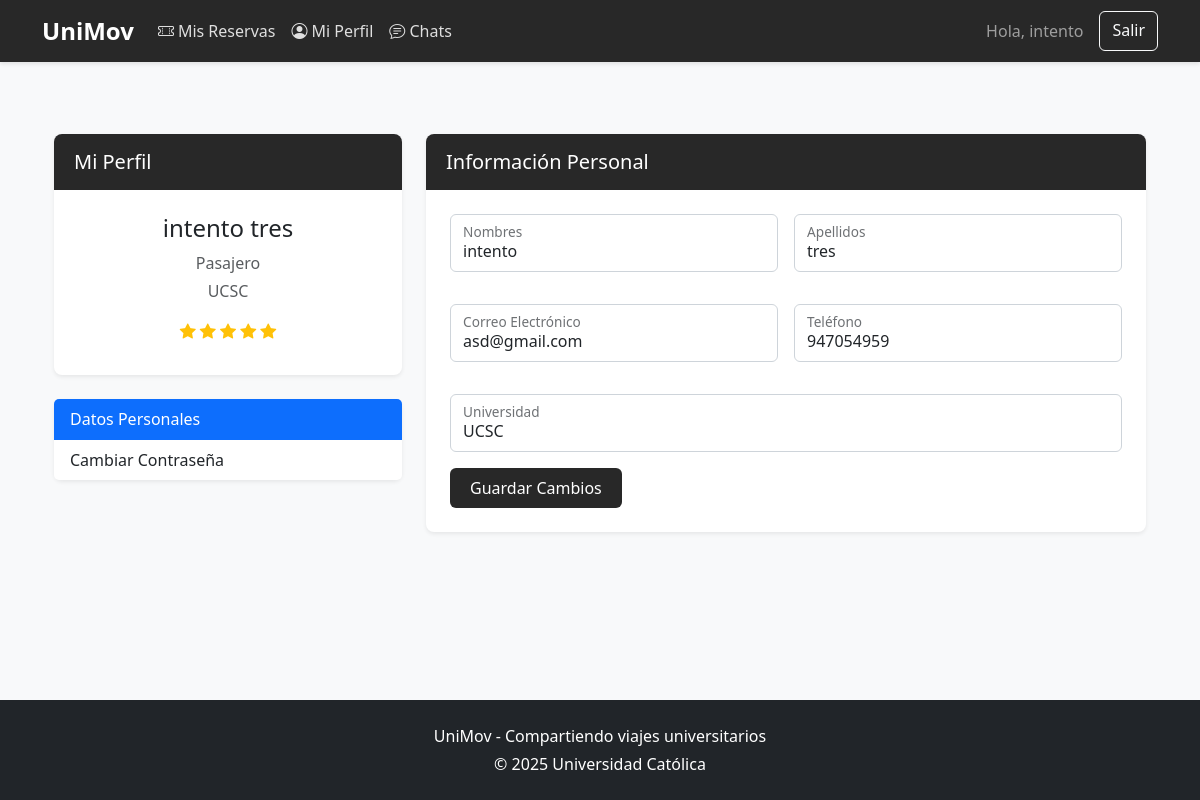
Screenshot of /perfil/ (signed in) with the database file from the repository.
### core/models.py (models this page shows, shortened)
class Usuario(AbstractUser):
    TIPO_USUARIO_CHOICES = [
        ('conductor', 'Conductor'),
        ('pasajero', 'Pasajero'),
    ]
    tipo_usuario = models.CharField(max_length=10, choices=TIPO_USUARIO_CHOICES, default='pasajero')
    run = models.CharField(max_length=12)
    telefono = models.CharField(max_length=15, blank=True, null=True)
    universidad = models.CharField(max_length=100, blank=True, null=True)
    calificacion = models.FloatField(
        validators=[MinValueValidator(0.0), MaxValueValidator(5.0)],
        default=5.0
    )
    aprobado = models.BooleanField(default=False, verbose_name="Cuenta aprobada")
    fecha_registro = models.DateTimeField(auto_now_add=True)
    documento_pdf = models.BinaryField(null=True, blank=True, editable=True)
    documento_nombre = models.CharField(max_length=255, null=True, blank=True)
    documento_tipo = models.CharField(max_length=100, null=True, blank=True)
    documento_size = models.PositiveIntegerField(null=True, blank=True)

### core/views.py (the view)
# urls.py: path('perfil/', views.perfil, name='perfil'),
@login_required
def perfil(request):
    user = request.user
    vehiculo = None
    if user.tipo_usuario == 'conductor':
        try:
            vehiculo = user.vehiculos.first()  # Asumiendo relación one-to-one o first() si es one-to-many
        except:
            vehiculo = None
    perfil_form = PerfilUpdateForm(instance=user)
    password_form = CustomPasswordChangeForm(user=user)
    vehiculo_form = VehiculoForm2(instance=vehiculo) if vehiculo else VehiculoForm2()
    context = {
        'perfil_form': perfil_form,
        'password_form': password_form,
        'vehiculo_form': vehiculo_form,
        'vehiculo': vehiculo,
    }
    return render(request, 'core/perfil.html', context)

### core/forms.py
class PerfilUpdateForm(forms.ModelForm):
    class Meta:
        model = User
        fields = ['first_name', 'last_name', 'email', 'telefono', 'universidad']
        widgets = {
            'first_name': forms.TextInput(attrs={'class': 'form-control'}),
            'last_name': forms.TextInput(attrs={'class': 'form-control'}),
            'email': forms.EmailInput(attrs={'class': 'form-control'}),
            'telefono': forms.TextInput(attrs={'class': 'form-control'}),
            'universidad': forms.TextInput(attrs={'class': 'form-control'}),
        }

class CustomPasswordChangeForm(PasswordChangeForm):
    old_password = forms.CharField(
        label="Contraseña actual",
        widget=forms.PasswordInput(attrs={'class': 'form-control'})
    )
    new_password1 = forms.CharField(
        label="Nueva contraseña",
        widget=forms.PasswordInput(attrs={'class': 'form-control'})
    )
    new_password2 = forms.CharField(
        label="Confirmar nueva contraseña",
        widget=forms.PasswordInput(attrs={'class': 'form-control'})
    )

### core/templates/core/perfil.html (shortened to what this page needs)
{% extends 'core/base.html' %}
{% load static %}
{% block content %}
<div class="container py-5">
    <div class="row">
        <div class="col-lg-4">
            <div class="card mb-4 shadow-sm">
                <div class="card-header bg-ucsc text-white">
                    <h5 class="mb-0">Mi Perfil</h5>
                </div>
                <div class="card-body text-center">
                    <h4>{{ user.get_full_name }}</h4>
                    <p class="text-muted mb-1">{{ user.get_tipo_usuario_display }}</p>
                    {% if user.universidad %}
                    <p class="text-muted">{{ user.universidad }}</p>
                    {% endif %}
                    <div class="d-flex justify-content-center mb-2">
                        <span class="text-warning">
                            {% for i in "12345" %}
                                {% if forloop.counter <= user.calificacion %}
                                    <i class="bi bi-star-fill"></i>
                                {% else %}
                                    <i class="bi bi-star"></i>
                                {% endif %}
                            {% endfor %}
                        </span>
                    </div>
                </div>
            </div>
            <div class="card shadow-sm">
                <div class="list-group list-group-flush">
                    <a href="#datos-personales" class="list-group-item list-group-item-action active"
                       data-bs-toggle="tab">Datos Personales</a>
                    <a href="#cambiar-password" class="list-group-item list-group-item-action"
                       data-bs-toggle="tab">Cambiar Contraseña</a>
                </div>
            </div>
        </div>
        <div class="col-lg-8">
            <div class="tab-content">
                <div class="tab-pane fade show active" id="datos-personales">
                    <div class="card shadow-sm mb-4">
                        <div class="card-header bg-ucsc text-white">
                            <h5 class="mb-0">Información Personal</h5>
                        </div>
                        <div class="card-body">
                            <form method="post" action="{% url 'actualizar_perfil' %}" enctype="multipart/form-data">
                                <div class="row g-3">
                                    <div class="col-md-6">
                                        <div class="form-floating mb-3">
                                            {{ perfil_form.first_name }}
                                            <label for="{{ perfil_form.first_name.id_for_label }}">Nombres</label>
                                        </div>
                                    </div>
                                    <div class="col-md-6">
                                        <div class="form-floating mb-3">
                                            {{ perfil_form.last_name }}
                                            <label for="{{ perfil_form.last_name.id_for_label }}">Apellidos</label>
                                        </div>
                                    </div>
                                    <div class="col-md-6">
                                        <div class="form-floating mb-3">
                                            {{ perfil_form.email }}
                                            <label for="{{ perfil_form.email.id_for_label }}">Correo Electrónico</label>
                                        </div>
                                    </div>
                                    <div class="col-md-6">
                                        <div class="form-floating mb-3">
                                            {{ perfil_form.telefono }}
                                            <label for="{{ perfil_form.telefono.id_for_label }}">Teléfono</label>
                                        </div>
                                    </div>
                                    <div class="col-12">
                                        <div class="form-floating mb-3">
                                            {{ perfil_form.universidad }}
                                            <label for="{{ perfil_form.universidad.id_for_label }}">Universidad</label>
                                        </div>
                                    </div>
                                </div>
                                <button type="submit" class="btn btn-ucsc">Guardar Cambios</button>
                            </form>
                        </div>
                    </div>
                </div>
            </div>
        </div>
    </div>
</div>
{% endblock %}

### core/templates/core/base.html (shortened to what this page needs)
<!DOCTYPE html>
{% load static %}
<html lang="es">
<head>
    <link href="https://cdn.jsdelivr.net/npm/bootstrap@5.3.0/dist/css/bootstrap.min.css" rel="stylesheet">
    <link rel="stylesheet" href="{% static 'core/styles.css' %}">
    <link href="https://cdn.jsdelivr.net/npm/bootstrap@5.3.0/dist/css/bootstrap.min.css" rel="stylesheet">
    <link rel="stylesheet" href="https://cdn.jsdelivr.net/npm/bootstrap-icons@1.10.0/font/bootstrap-icons.css">
    <link rel="stylesheet" href="{% static 'core/styles.css' %}">
</head>
<body>
    <nav class="navbar navbar-expand-lg navbar-dark bg-ucsc">
        <div class="container">
            <a class="navbar-brand" href="{% url 'inicio' %}">UniMov</a>
            <div class="collapse navbar-collapse">
                <ul class="navbar-nav me-auto">
                    {% if user.is_authenticated %}
                        {% if user.tipo_usuario == 'conductor' %}
                            <li class="nav-item">
                                <a class="nav-link" href="{% url 'publicar_viaje' %}">
                                    <i class="bi bi-car-front me-1"></i>Publicar Viaje
                                </a>
                            </li>
                            <li class="nav-item">
                                <a class="nav-link" href="{% url 'mis_viajes' %}">
                                    <i class="bi bi-list-check me-1"></i>Mis Viajes
                                </a>
                            </li>
                        {% elif user.tipo_usuario == 'pasajero' %}
                            <li class="nav-item">
                                <a class="nav-link" href="{% url 'mis_reservas' %}">
                                    <i class="bi bi-ticket-perforated me-1"></i>Mis Reservas
                                </a>
                            </li>
                        {% endif %}
                        <li class="nav-item">
                            <a class="nav-link" href="{% url 'perfil' %}">
                                <i class="bi bi-person-circle me-1"></i>Mi Perfil
                            </a>
                        </li>
                        <li class="nav-item">
                            <a class="nav-link position-relative" href="{% url 'lista_chats' %}">
                                <i class="bi bi-chat-text"></i> Chats
                            </a>
                        </li>
                    {% endif %}
                </ul>
                <div class="d-flex">
                    {% if user.is_authenticated %}
                        <span class="navbar-text me-3">Hola, {{ user.first_name }}</span>
                        <a href="{% url 'logout' %}" class="btn btn-outline-light">Salir</a>
                    {% else %}
                        <a href="{% url 'login' %}" class="btn btn-outline-light me-2">Ingresar</a>
                        <a href="{% url 'registro' %}" class="btn btn-light">Registrarse</a>
                    {% endif %}
                </div>
            </div>
        </div>
    </nav>
    <main class="container my-4">
        {% block content %}{% endblock %}
    </main>
    <footer class="bg-dark text-white py-4 mt-5" style="position: fixed; bottom: 0; width: 100%;">
        <div class="container text-center">
            <p>UniMov - Compartiendo viajes universitarios</p>
            <p class="mb-0">© {% now "Y" %} Universidad Católica</p>
        </div>
    </footer>
</body>
</html>

### core/static/core/styles.css (style rules this page uses)
:root { --ucsc-blue: #282828; --ucsc-dark-blue: #4b4b4b; --ucsc-light: #f8f9fa; --ucsc-light-gray: #e9ecef; --ucsc-text: #212529; }
.bg-ucsc { background-color: var(--ucsc-blue); }
.btn-ucsc { background-color: var(--ucsc-blue); color: white; }
.navbar-brand { font-weight: bold; }
body { font-family: 'Segoe UI', Tahoma, Geneva, Verdana, sans-serif; color: var(--ucsc-text); background-color: var(--ucsc-light); display: flex; flex-direction: column; margin: 0 auto; }
.container { flex: 1; }
.navbar { background-color: var(--ucsc-blue) !important; box-shadow: 0 2px 4px rgba(0, 0, 0, 0.1); }
.navbar-brand { font-weight: 700; font-size: 1.5rem; }
.navbar-nav .nav-link { color: rgba(255, 255, 255, 0.85); padding: 0.5rem 1rem; transition: color 0.3s; }
.card { border: none; border-radius: 0.5rem; box-shadow: 0 0.125rem 0.25rem rgba(0, 0, 0, 0.075); transition: transform 0.3s, box-shadow 0.3s; margin-bottom: 1.5rem; }
.card-header { border-bottom: none; border-radius: 0.5rem 0.5rem 0 0 !important; padding: 1rem 1.25rem; }
.card-body { padding: 1.5rem; }
.btn-ucsc { background-color: var(--ucsc-blue); color: white; border: none; padding: 0.5rem 1.25rem; transition: all 0.3s; }
.form-control, .form-select { border-radius: 0.375rem; padding: 0.5rem 0.75rem; border: 1px solid #ced4da; }
.form-floating label { color: #6c757d; }
input { border-radius: 0.375rem; padding: 0.5rem 0.75rem; border: 1px solid #ced4da; }
footer { background-color: var(--ucsc-dark-blue); color: white; padding: 1.5rem 0; margin-top: 3rem; }
footer p { margin-bottom: 0.25rem; }

### rows the page displays
Usuario: first_name "intento", get_full_name "intento tres", tipo_usuario "Pasajero", universidad "UCSC", calificacion 5 (drawn), last_name "tres", email "asd@gmail.com", telefono "947054959"
